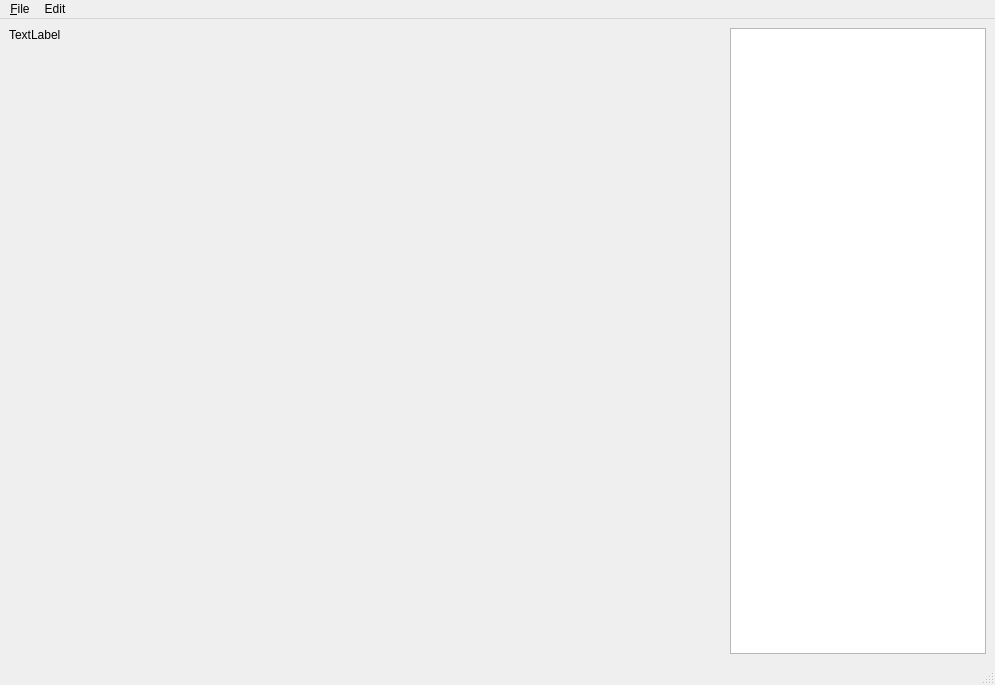
<?xml version="1.0" encoding="UTF-8"?>
<ui version="4.0">
 <class>MainInterface</class>
 <widget class="QMainWindow" name="MainInterface">
  <property name="geometry">
   <rect>
    <x>0</x>
    <y>0</y>
    <width>995</width>
    <height>685</height>
   </rect>
  </property>
  <property name="windowTitle">
   <string>MainWindow</string>
  </property>
  <widget class="QWidget" name="centralwidget">
   <layout class="QHBoxLayout" name="horizontalLayout_2">
    <item>
     <layout class="QHBoxLayout" name="horizontalLayout" stretch="1,0">
      <item>
       <widget class="QLabel" name="label">
        <property name="text">
         <string>TextLabel</string>
        </property>
        <property name="alignment">
         <set>Qt::AlignLeading|Qt::AlignLeft|Qt::AlignTop</set>
        </property>
       </widget>
      </item>
      <item>
       <layout class="QVBoxLayout" name="verticalLayout_2">
        <item>
         <widget class="QTextEdit" name="textEdit"/>
        </item>
       </layout>
      </item>
     </layout>
    </item>
   </layout>
  </widget>
  <widget class="QMenuBar" name="menubar">
   <property name="geometry">
    <rect>
     <x>0</x>
     <y>0</y>
     <width>995</width>
     <height>26</height>
    </rect>
   </property>
   <widget class="QMenu" name="menuFile">
    <property name="title">
     <string>&amp;File</string>
    </property>
    <addaction name="actionOpen"/>
    <addaction name="actionExit"/>
   </widget>
   <widget class="QMenu" name="menuEdit">
    <property name="title">
     <string>Edit</string>
    </property>
    <addaction name="actionNext"/>
    <addaction name="actionPrevious"/>
    <addaction name="actionSave"/>
   </widget>
   <addaction name="menuFile"/>
   <addaction name="menuEdit"/>
  </widget>
  <widget class="QStatusBar" name="statusbar"/>
  <action name="actionOpen">
   <property name="text">
    <string>Open(&amp;O)</string>
   </property>
   <property name="shortcut">
    <string>Ctrl+O</string>
   </property>
  </action>
  <action name="actionExit">
   <property name="text">
    <string>Exit(&amp;E)</string>
   </property>
   <property name="shortcut">
    <string>Ctrl+W</string>
   </property>
  </action>
  <action name="actionNext">
   <property name="text">
    <string>Next(&amp;N)</string>
   </property>
   <property name="toolTip">
    <string>Next</string>
   </property>
   <property name="shortcut">
    <string>Ctrl+Right</string>
   </property>
  </action>
  <action name="actionPrevious">
   <property name="text">
    <string>Previous(P)</string>
   </property>
   <property name="shortcut">
    <string>Ctrl+Left</string>
   </property>
  </action>
  <action name="actionSave">
   <property name="text">
    <string>Save(&amp;S)</string>
   </property>
   <property name="shortcut">
    <string>Ctrl+S</string>
   </property>
  </action>
 </widget>
 <resources/>
 <connections/>
</ui>
